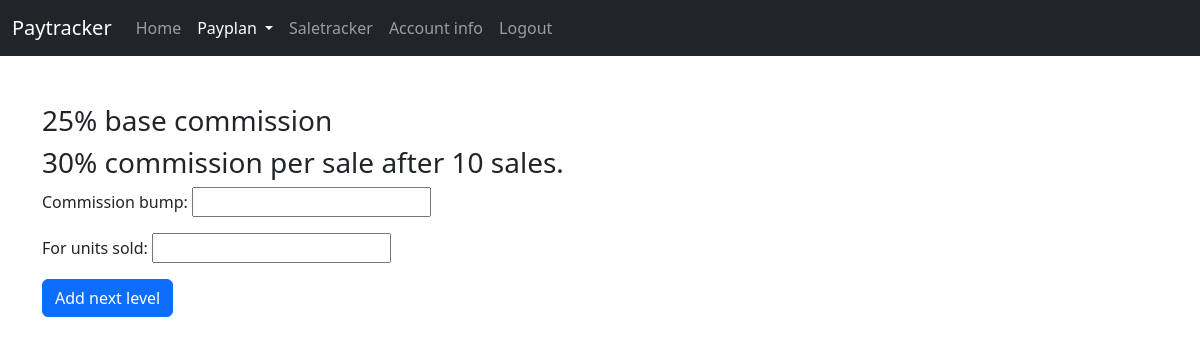
The page /payplan/add (signed in) on the database its author committed.
### payplan/models.py (models this page shows)
class Payplan(models.Model):
    commission = models.IntegerField(default=0)
    totalsales = models.IntegerField(default=0)
    user_id = models.ForeignKey(User, on_delete=models.CASCADE, null=True)
    def __str__(self):
        if self.totalsales != 0:
            return f"{self.commission}% commission per sale after {self.totalsales} sales."
        else:
            return f"{self.commission}% base commission"

### payplan/views.py (the view, shortened to what this page needs)
# urls.py: path('add', views.add_payplan, name="add"),
def add_payplan(request):
    if not request.user.is_authenticated:
        return HttpResponseRedirect(reverse("users:login"))
    if request.method == "GET":
        current_user = request.user
        payplan = Payplan.objects.filter(user_id=current_user)
        print(payplan)
        if payplan:
            return render(request, "payplan/scale-payplan.html", {
                "payplan": payplan,
                "form": ScalingPayplan()
            })
        return render(request, "payplan/add-payplan.html", {
            "comm_form": RegisterPayplan()
        })

### payplan/forms.py
class ScalingPayplan(forms.Form):
    commission_bump = forms.IntegerField()
    for_units_sold = forms.IntegerField()

### payplan/templates/payplan/scale-payplan.html (shortened to what this page needs)
{% extends "payplan/layout.html" %}
{% block body %}
{% for entry in payplan %}
<h3>{{ entry }}</h3>
{% endfor %}
<form action="{% url 'payplan:add-level' %}" method="post">
    {{ form.as_p }}
    <button type="submit" class="btn btn-primary">Add next level</button>
</form>
{% endblock %}

### rows shown on the page
Payplan: totalsales+commission "25% base commission"
Payplan: totalsales+commission "30% commission per sale after 10 sales."
